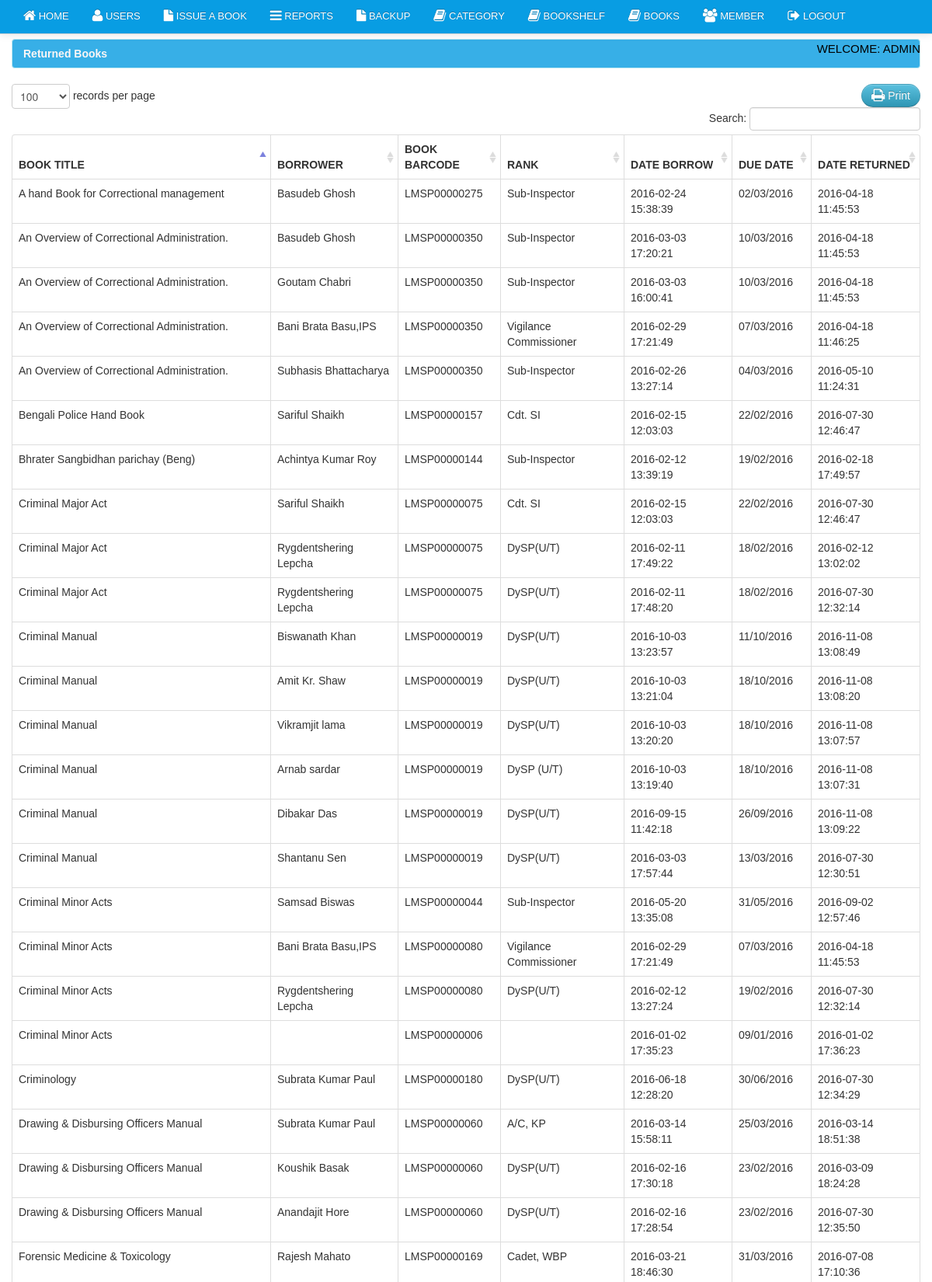
/admin_lms/return_SASLAB_02_03_2016.php (signed in, upper part), run on the app's committed database.
### tables this page shows
CREATE TABLE `borrow` (
  `borrow_id` int(11) NOT NULL AUTO_INCREMENT,
  `member_id` bigint(50) NOT NULL,
  `date_borrow` varchar(100) NOT NULL,
  `due_date` varchar(100) DEFAULT NULL,
  `doe` varchar(50) DEFAULT NULL,
  `dom` varchar(50) DEFAULT NULL,
  `status` enum('1','2','3','4','5') DEFAULT '1' COMMENT '1=active, 2=inactive, 3=deleted, 4=damage,5=returned',
  `user_id` int(11) DEFAULT NULL,
  `ip_addr` varchar(255) DEFAULT NULL,
  `borrow_date_2` varchar(100) DEFAULT NULL,
  PRIMARY KEY (`borrow_id`),
  KEY `borrowerid` (`member_id`),
  KEY `borrowid` (`borrow_id`)
);

CREATE TABLE `book` (
  `book_id` int(11) NOT NULL AUTO_INCREMENT,
  `book_title` varchar(100) NOT NULL,
  `category_id` int(50) NOT NULL,
  `author` varchar(50) NOT NULL,
  `book_copies` int(11) NOT NULL,
  `book_pub` varchar(100) NOT NULL,
  `publisher_name` varchar(100) NOT NULL,
  `isbn` varchar(50) NOT NULL,
  `copyright_year` int(11) NOT NULL,
  `date_receive` varchar(20) NOT NULL,
  `date_added` datetime NOT NULL,
  `status` varchar(30) NOT NULL,
  `book_barcode` varchar(255) DEFAULT NULL COMMENT 'Barcode code of a book',
  `bookshelf` varchar(255) DEFAULT NULL COMMENT 'Number of the book shelf',
  `price` varchar(255) DEFAULT NULL COMMENT 'price of the book',
  `doe` varchar(50) DEFAULT NULL,
  `dom` varchar(50) DEFAULT NULL,
  `user_id` int(11) DEFAULT NULL,
  `ip_addr` varchar(255) DEFAULT NULL,
  `language` varchar(255) DEFAULT NULL,
  PRIMARY KEY (`book_id`)
);

CREATE TABLE `member` (
  `member_id` int(11) NOT NULL AUTO_INCREMENT,
  `firstname` varchar(100) NOT NULL,
  `lastname` varchar(100) NOT NULL,
  `gender` varchar(10) NOT NULL,
  `address` varchar(100) NOT NULL,
  `contact` varchar(100) NOT NULL,
  `type` varchar(100) NOT NULL,
  `year_level` varchar(100) NOT NULL,
  `status` varchar(100) NOT NULL,
  `doe` varchar(50) DEFAULT NULL,
  `dom` varchar(50) DEFAULT NULL,
  `user_id` int(11) DEFAULT NULL,
  `membership_id` varchar(255) DEFAULT NULL COMMENT 'This is a unique id of a member',
  `ip_addr` varchar(255) DEFAULT NULL,
  `rank` varchar(255) DEFAULT NULL,
  `serial_no` varchar(255) DEFAULT NULL,
  PRIMARY KEY (`member_id`),
  UNIQUE KEY `membership_id` (`membership_id`),
  UNIQUE KEY `serial_no` (`serial_no`)
);

CREATE TABLE `borrowdetails` (
  `borrow_details_id` int(11) NOT NULL AUTO_INCREMENT,
  `book_id` int(11) NOT NULL,
  `borrow_id` int(11) NOT NULL,
  `borrow_status` varchar(50) NOT NULL,
  `date_return` varchar(100) NOT NULL,
  `doe` varchar(50) DEFAULT NULL,
  `dom` varchar(50) DEFAULT NULL,
  `status` enum('1','2','3') NOT NULL DEFAULT '1' COMMENT '1=active, 2=inactive, 3=deleted',
  `user_id` int(11) DEFAULT NULL,
  `ip_addr` varchar(255) DEFAULT NULL,
  PRIMARY KEY (`borrow_details_id`)
);

### admin_lms/return_SASLAB_02_03_2016.php (the view, shortened to what this page needs)
<?php include('header.php'); ?>
<?php include('navbar_borrow.php'); ?>
    <div class="container">
		<div class="margin-top">
			<div class="row">
				<div class="span12">
                <center class="title">
						<h1>Returned Books</h1>
						</center>
						<div class="alert alert-info"><strong>Returned Books</strong></div>
                            <table cellpadding="0" cellspacing="0" border="0" class="table table-bordered" id="example">
								<div class="pull-right">
								<a href="" onclick="window.print()" class="btn btn-info"><i class="icon-print icon-large"></i> Print</a>
								</div>
                                <thead>
                                    <tr>
                                        <th>Book title</th>
                                        <th>Borrower</th>
                                        <th>Book Barcode</th>
                                        <th>Rank</th>
                                        <th>Date Borrow</th>
                                        <th>Due Date</th>
                                        <th>Date Returned</th>
                                    </tr>
                                </thead>
                                <tbody>
                                  <?php  $user_query=mysql_query("select borrow.borrow_id,
								  										 book.book_id,
																		 borrowdetails.borrow_details_id,
																		 book.book_title,
																		 firstname,
																		 lastname,
																		 book.book_barcode,
																		 rank,
																		 borrow.date_borrow,
																		 due_date,
																		 date_return
								  								from borrow
								LEFT JOIN member ON borrow.member_id = member.member_id
								LEFT JOIN borrowdetails ON borrow.borrow_id = borrowdetails.borrow_id
								LEFT JOIN book on borrowdetails.book_id =  book.book_id
								where borrowdetails.borrow_status = 'returned'ORDER BY borrow.borrow_id DESC
								  ")or die(mysql_error());
									while($row=mysql_fetch_array($user_query)){
									$id=$row['borrow_id'];
									?>
									<tr class="del<?php echo $id ?>">
                                    <td><?php echo $row['book_title']; ?></td>
                                    <td><?php echo $row['firstname']." ".$row['lastname']; ?></td>
                                    <td><?php echo $row['book_barcode']; ?></td>
                                    <td><?php echo $row['rank']; ?></td>
									<td><?php echo $row['date_borrow']; ?></td>
                                    <td><?php echo $row['due_date']; ?> </td>
									<td><?php echo $row['date_return']; ?> </td>
                                    </tr>
									<?php  }  ?>
                                </tbody>
                            </table>
			</div>
			</div>
		</div>
    </div>
<?php include('footer.php') ?>

### css/docs.css (style rules this page uses)
.title { display:none; }
body { font-family:'TR Century Gothic',Helvetica,Arial,sans-serif !important; }
.btn { border-radius: 25px !important; }
.alert { text-shadow: none; }
th { text-transform:uppercase; }
.margin-top { margin-top:50px; }
body { position: relative; }

### css/print.css (style rules this page uses)
h1 { text-transform:uppercase; }
.title { display:visible; }
th { text-align:left; }
td { text-align:left; border-top:1px solid; padding:2px; }
.btn { display:none; }
.alert { display:none; }
body { font-family:arial; font-size:13px; }

### data on the page
borrow: book.book_title "Criminal Manual", member.firstname "Biswanath", member.lastname "Khan", book.book_barcode "LMSP00000019", member.rank "DySP(U/T)", date_borrow "2016-10-03 13:23:57", due_date "11/10/2016", borrowdetails.date_return "2016-11-08 13:08:49"
borrow: book.book_title "Criminal Manual", member.firstname "Amit Kr.", member.lastname "Shaw", book.book_barcode "LMSP00000019", member.rank "DySP(U/T)", date_borrow "2016-10-03 13:21:04", due_date "18/10/2016", borrowdetails.date_return "2016-11-08 13:08:20"
borrow: book.book_title "Criminal Manual", member.firstname "Vikramjit", member.lastname "lama", book.book_barcode "LMSP00000019", member.rank "DySP(U/T)", date_borrow "2016-10-03 13:20:20", due_date "18/10/2016", borrowdetails.date_return "2016-11-08 13:07:57"
borrow: book.book_title "Criminal Manual", member.firstname "Arnab", member.lastname "sardar", book.book_barcode "LMSP00000019", member.rank "DySP (U/T)", date_borrow "2016-10-03 13:19:40", due_date "18/10/2016", borrowdetails.date_return "2016-11-08 13:07:31"
borrow: book.book_title "Criminal Manual", member.firstname "Dibakar", member.lastname "Das", book.book_barcode "LMSP00000019", member.rank "DySP(U/T)", date_borrow "2016-09-15 11:42:18", due_date "26/09/2016", borrowdetails.date_return "2016-11-08 13:09:22"
borrow: book.book_title "Criminology", member.firstname "Subrata Kumar", member.lastname "Paul", book.book_barcode "LMSP00000180", member.rank "DySP(U/T)", date_borrow "2016-06-18 12:28:20", due_date "30/06/2016", borrowdetails.date_return "2016-07-30 12:34:29"
borrow: book.book_title "Criminal Minor Acts", member.firstname "Samsad", member.lastname "Biswas", book.book_barcode "LMSP00000044", member.rank "Sub-Inspector", date_borrow "2016-05-20 13:35:08", due_date "31/05/2016", borrowdetails.date_return "2016-09-02 12:57:46"
borrow: book.book_title "Forensic Medicine & Toxicology", member.firstname "Rajesh", member.lastname "Mahato", book.book_barcode "LMSP00000169", member.rank "Cadet, WBP", date_borrow "2016-03-21 18:46:30", due_date "31/03/2016", borrowdetails.date_return "2016-07-08 17:10:36"
borrow: book.book_title "Drawing & Disbursing Officers Manual", member.firstname "Subrata Kumar", member.lastname "Paul", book.book_barcode "LMSP00000060", member.rank "A/C, KP", date_borrow "2016-03-14 15:58:11", due_date "25/03/2016", borrowdetails.date_return "2016-03-14 18:51:38"
borrow: book.book_title "Criminal Manual", member.firstname "Shantanu", member.lastname "Sen", book.book_barcode "LMSP00000019", member.rank "DySP(U/T)", date_borrow "2016-03-03 17:57:44", due_date "13/03/2016", borrowdetails.date_return "2016-07-30 12:30:51"
borrow: book.book_title "An Overview of Correctional Administration.", member.firstname "Basudeb", member.lastname "Ghosh", book.book_barcode "LMSP00000350", member.rank "Sub-Inspector", date_borrow "2016-03-03 17:20:21", due_date "10/03/2016", borrowdetails.date_return "2016-04-18 11:45:53"
borrow: book.book_title "An Overview of Correctional Administration.", member.firstname "Goutam", member.lastname "Chabri", book.book_barcode "LMSP00000350", member.rank "Sub-Inspector", date_borrow "2016-03-03 16:00:41", due_date "10/03/2016", borrowdetails.date_return "2016-04-18 11:45:53"
borrow: book.book_title "Criminal Minor Acts", member.firstname "Bani Brata", member.lastname "Basu,IPS", book.book_barcode "LMSP00000080", member.rank "Vigilance Commissioner", date_borrow "2016-02-29 17:21:49", due_date "07/03/2016", borrowdetails.date_return "2016-04-18 11:45:53", book.book_title "An Overview of Correctional Administration.", book.book_barcode "LMSP00000350", borrowdetails.date_return "2016-04-18 11:46:25"
borrow: book.book_title "An Overview of Correctional Administration.", member.firstname "Subhasis", member.lastname "Bhattacharya", book.book_barcode "LMSP00000350", member.rank "Sub-Inspector", date_borrow "2016-02-26 13:27:14", due_date "04/03/2016", borrowdetails.date_return "2016-05-10 11:24:31"
borrow: book.book_title "A hand Book for Correctional management", member.firstname "Basudeb", member.lastname "Ghosh", book.book_barcode "LMSP00000275", member.rank "Sub-Inspector", date_borrow "2016-02-24 15:38:39", due_date "02/03/2016", borrowdetails.date_return "2016-04-18 11:45:53"
borrow: book.book_title "Drawing & Disbursing Officers Manual", member.firstname "Koushik", member.lastname "Basak", book.book_barcode "LMSP00000060", member.rank "DySP(U/T)", date_borrow "2016-02-16 17:30:18", due_date "23/02/2016", borrowdetails.date_return "2016-03-09 18:24:28"
borrow: book.book_title "Drawing & Disbursing Officers Manual", member.firstname "Anandajit", member.lastname "Hore", book.book_barcode "LMSP00000060", member.rank "DySP(U/T)", date_borrow "2016-02-16 17:28:54", due_date "23/02/2016", borrowdetails.date_return "2016-07-30 12:35:50"
borrow: book.book_title "Bengali Police Hand Book", member.firstname "Sariful", member.lastname "Shaikh", book.book_barcode "LMSP00000157", member.rank "Cdt. SI", date_borrow "2016-02-15 12:03:03", due_date "22/02/2016", borrowdetails.date_return "2016-07-30 12:46:47", book.book_title "Criminal Major Act", book.book_barcode "LMSP00000075"
borrow: book.book_title "Bhrater Sangbidhan parichay (Beng)", member.firstname "Achintya Kumar", member.lastname "Roy", book.book_barcode "LMSP00000144", member.rank "Sub-Inspector", date_borrow "2016-02-12 13:39:19", due_date "19/02/2016", borrowdetails.date_return "2016-02-18 17:49:57"
borrow: book.book_title "Criminal Minor Acts", member.firstname "Rygdentshering", member.lastname "Lepcha", book.book_barcode "LMSP00000080", member.rank "DySP(U/T)", date_borrow "2016-02-12 13:27:24", due_date "19/02/2016", borrowdetails.date_return "2016-07-30 12:32:14"
borrow: book.book_title "Criminal Major Act", member.firstname "Rygdentshering", member.lastname "Lepcha", book.book_barcode "LMSP00000075", member.rank "DySP(U/T)", date_borrow "2016-02-11 17:49:22", due_date "18/02/2016", borrowdetails.date_return "2016-02-12 13:02:02"
borrow: book.book_title "Criminal Major Act", member.firstname "Rygdentshering", member.lastname "Lepcha", book.book_barcode "LMSP00000075", member.rank "DySP(U/T)", date_borrow "2016-02-11 17:48:20", due_date "18/02/2016", borrowdetails.date_return "2016-07-30 12:32:14"
borrowdetails: book.book_title "Criminal Minor Acts", book.book_barcode "LMSP00000006", borrow.date_borrow "2016-01-02 17:35:23", borrow.due_date "09/01/2016", date_return "2016-01-02 17:36:23"

### other printed values
USER_WELCOME_TEXT "WELCOME: ADMIN"
